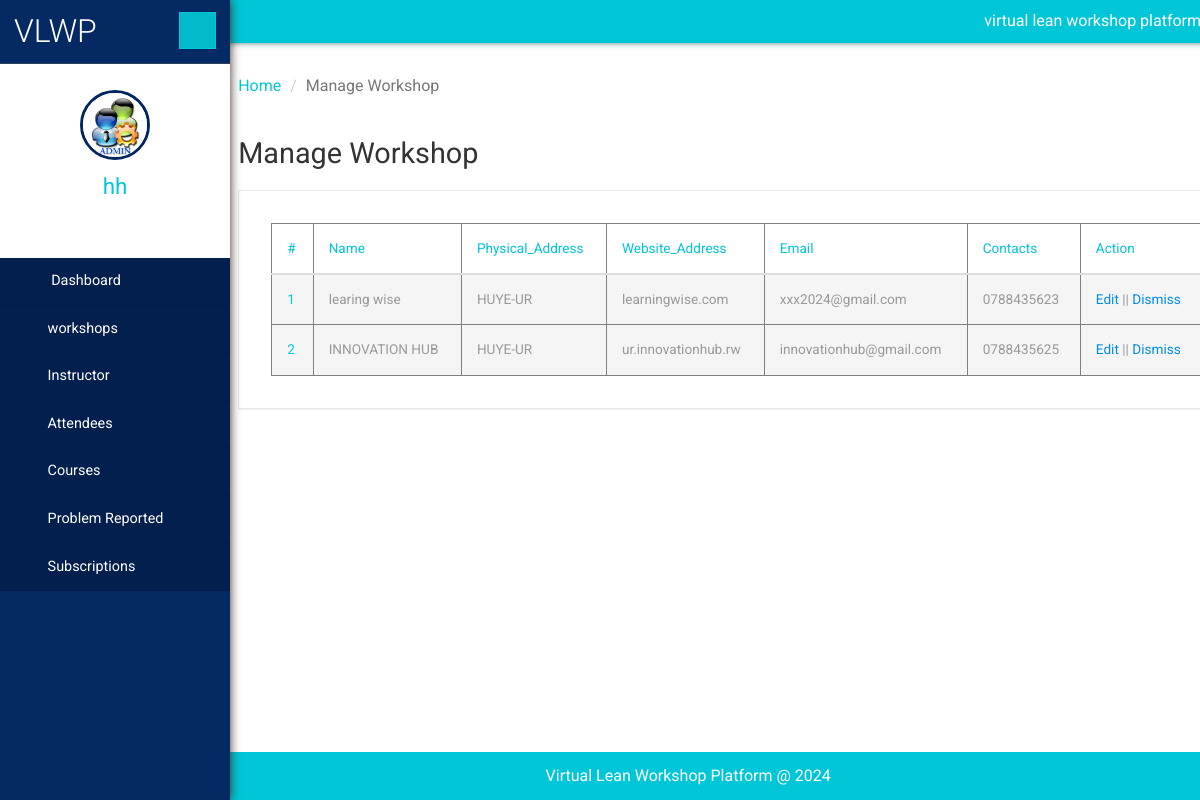
/admin/manageWshop.php (signed in), run on the app's committed database.
### tables this page shows
CREATE TABLE `workshop` (
  `wshopID` int(11) NOT NULL,
  `wname` varchar(50) DEFAULT NULL,
  `physical_addres` varchar(25) DEFAULT NULL,
  `url` varchar(50) DEFAULT NULL,
  `email` varchar(100) DEFAULT NULL,
  `phone` varchar(13) DEFAULT NULL,
  `password` varchar(255) NOT NULL,
  `created_at` timestamp NOT NULL DEFAULT current_timestamp(),
  `createdBy` varchar(20) NOT NULL,
  `updated_at` timestamp NOT NULL DEFAULT current_timestamp() ON UPDATE current_timestamp()
);

CREATE TABLE `users` (
  `usr_id` int(11) NOT NULL,
  `email` varchar(100) NOT NULL,
  `userName` varchar(30) DEFAULT NULL,
  `password` varchar(255) DEFAULT NULL,
  `createdBy` varchar(30) NOT NULL,
  `created_at` timestamp NOT NULL DEFAULT current_timestamp(),
  `updated_at` timestamp NOT NULL DEFAULT current_timestamp() ON UPDATE current_timestamp()
);

### admin/manageWshop.php (the view, shortened to what this page needs)
<?php
include('includes/dbconnection.php');
    ?>
    <!DOCTYPE HTML>
    <html>
    <head>
        <link href="css/bootstrap.min.css" rel='stylesheet' type='text/css'/>
        <link href="css/style.css" rel='stylesheet' type='text/css'/>
        <link href="css/font-awesome.css" rel="stylesheet">
        <link rel="stylesheet" href="css/icon-font.min.css" type='text/css'/>
    </head>
    <body>
    <div class="page-container">
        <div class="left-content">
            <div class="inner-content">
                <?php include_once('includes/header.php'); ?>
                <div class="outter-wp">
                    <div class="sub-heard-part">
                        <ol class="breadcrumb m-b-0">
                            <li><a href="dashboard.php">Home</a></li>
                            <li class="active">Manage Workshop</li>
                        </ol>
                    </div>
                    <div class="graph-visual tables-main">
                        <h3 class="inner-tittle two">Manage Workshop </h3>
                        <div class="graph">
                            <div class="tables">
                                <table class="table" border="1">
                                    <thead>
                                    <tr>
                                        <th>#</th>
                                        <th> Name</th>
                                        <th>Physical_Address</th>
                                        <th>Website_Address</th>
                                        <th>Email</th>
                                        <th>Contacts</th>
                                        <th>Action</th>
                                    </tr>
                                    </thead>
                                    <tbody>
                                    <?php
                                    $sql = "SELECT * FROM Workshop ";
                                    $result = $connection->query($sql);
                                    if ($result->num_rows > 0) {
                                        $cnt = 1;
                                        while ($rows = $result->fetch_assoc()) {
                                            ?>
                                            <tr class="active">
                                                <th scope="row"><?php echo htmlentities( ($cnt)); ?></th>
                                                <td><?php echo htmlentities ($rows['wname']); ?></td>
                                                <td><?php echo htmlentities($rows['physical_addres']); ?></td>
                                                <td><?php echo htmlentities($rows['url']); ?></td>
                                                <td><?php echo htmlentities($rows['email']); ?></td>
                                                <td><?php echo htmlentities($rows['phone']); ?></td>
                                                <td><a href="editWorskhopsDetails.php?editid=<?php echo $rows['wshopID']; ?>">Edit</a>
                                                    || <a href="dismissworkshop.php?dismiss=<?php echo $rows['wshopID']; ?>">Dismiss</a></td>
                                            </tr>
                                            <?php $cnt = $cnt + 1;
                                        }
                                    } else {
                                        echo "<tr><td colspan='7'>No records found</td></tr>";
                                    }
                                    ?>
                                    </tbody>
                                </table>
                            </div>
                        </div>
                    </div>
                </div>
                <?php include_once('includes/footer.php'); ?>
            </div>
        </div>
        <?php include_once('includes/sidebar.php'); ?>
    </div>
    </body>
    </html>

### admin/includes/sidebar.php (shortened to what this page needs)
<?php
include('includes/dbconnection.php');
    $user = $_SESSION['user'];
    $stmt = $connection->prepare("SELECT * FROM users WHERE usr_id = ?");
    $stmt->bind_param("s", $user);
    $stmt->execute();
    $result = $stmt->get_result();
    if ($result->num_rows > 0) {
        $row = $result->fetch_assoc();
    }else{
    header("index.php");
    }
?>
 <div class="sidebar-menu">
    <header class="logo">
        <a href="#" class="sidebar-icon"> <span class="fa fa-bars"></span> </a> <a href="dashboard.php"> <span id="logo"> <h1>VLWP</h1></span>
        </a>
    </header>
    <div class="down">
        <a href="dashboard.php"><img src="images/images.jpg" height="70" width="70"></a>
        <a href="dashboard.php"><span class=" name-caret"><?php echo $row['userName']; ?></span></a>
        <ul>
            <li><a class="tooltips" href="admin-profile.php"><span>Profile</span><i class="lnr lnr-user"></i></a></li>
            <li><a class="tooltips" href="change-password.php"><span>Settings</span><i class="lnr lnr-cog"></i></a></li>
            <li><a class="tooltips" href="logout.php"><span>Log out</span><i class="lnr lnr-power-switch"></i></a></li>
        </ul>
    </div>
    <div class="menu">
        <ul id="menu" >
            <li><a href="dashboard.php"><i class="fa fa-tachometer"></i> <span>Dashboard</span></a></li>
            <li id="menu-academico" ><a href="#"><i class="fa fa-user"></i><span>workshops</span> <span class="fa fa-angle-right" style="float: right"></span></a>
            </li>
            <li id="menu-academico" ><a href="#"><i class="fa fa-user"></i><span>Instructor</span> <span class="fa fa-angle-right" style="float: right"></span></a>
            </li>
            <li id="menu-academico" ><a href="#"><i class="fa fa-user"></i><span>Attendees</span> <span class="fa fa-angle-right" style="float: right"></span></a>
            </li>
            <li id="menu-academico" ><a href="#"><i class="fa fa-file-text-o"></i><span>Courses</span> <span class="fa fa-angle-right" style="float: right"></span></a>
            </li>
            <li id="menu-academico" ><a href="#"><i class="fa fa-file-text-o"></i><span>Problem Reported</span> <span class="fa fa-angle-right" style="float: right"></span></a>
            </li>
             <li id="menu-academico" ><a href="#"><i class="fa fa-file-text-o"></i><span>Subscriptions</span> <span class="fa fa-angle-right" style="float: right"></span></a>
    </div>
</div>

### data on the page
workshop: wname "learing wise", physical_addres "HUYE-UR", url "learningwise.com", email "xxx2024@gmail.com", phone "0788435623"
workshop: wname "INNOVATION HUB", physical_addres "HUYE-UR", url "ur.innovationhub.rw", email "innovationhub@gmail.com", phone "0788435625"
users: userName "hh"
